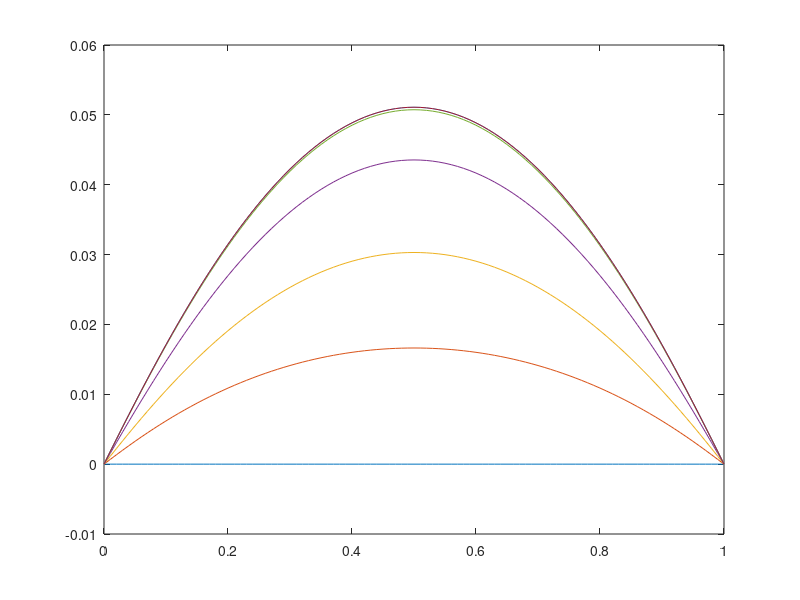

Write MATLAB code to recreate this figure.
clc;clear all;close all
%% 方程定义
beta=@(x,t)(1+(x-0.5)*(x-0.5));%定义b(x)
f=@(x,t)(x*(1-x))^(1/2);%定义源项f(x)
emppower2=-1;%定义扩散系数
a=0;b=1;L=b-a;%定义求解区域长度
%% 初边值条件之定义
%初值条件
ic=@(x)(0);
dic=@(x)(0);%初始条件的空间导数
%狄利克雷边界
dbc1=@(t)(0);
dbc2=@(t)(0);
%% 配点
elementNum=100;
X=0:L/elementNum:L;
%% 求解器参数之定义
time=2;%定义求解时间
tsp=0.01;%定义时间步长
theta=0.1;
timeNum=time/tsp;%计算时间步数
%% Solve
%% 基本系数之计算
k=tsp;h=(b-a)/elementNum;
a1=sin(h/2)*sin(h/2)/(sin(h)*sin(1.5*h));
a2=2/(1+2*cos(h));
a3=-3/(4*sin(1.5*h));
a4=3/(4*sin(1.5*h));
a5=3*(1+3*cos(h))/(16*sin(0.5*h)*sin(0.5*h)*(2*cos(0.5*h)+cos(1.5*h)));
a6=-3*cos(0.5*h)*cos(0.5*h)/(2*sin(0.5*h)*sin(0.5*h)*(1+2*cos(h)));
% 待求解变量，每一行为一个时间步的数据
C=zeros(timeNum+1,elementNum+3);
%% 初始化
A=zeros(elementNum+3);
B=zeros(elementNum+3,1);
A(1,1)=a3;A(1,3)=a4;
B(1)=dic(X(1));
for ictrl=2:elementNum+2
    A(ictrl,ictrl-1)=a1;
    A(ictrl,ictrl)=a2;
    A(ictrl,ictrl+1)=a1;
    B(ictrl)=ic(X(ictrl-1));
end
A(elementNum+3,elementNum+1)=a3;A(elementNum+3,elementNum+3)=a4;
B(elementNum+3)=dic(X(elementNum+1));
C(1,:)=(A\B)';
%% 时间步进
for jctrl=1:timeNum
    A=zeros(elementNum+3);
    A(1,1)=a1;A(1,2)=a2;A(1,3)=a1;
    B(1)=0;
    for ictrl=2:elementNum+2
        bij=beta(X(ictrl-1),jctrl*k);
        bijr=beta(X(ictrl-1),(jctrl-1)*k);
        fij=f(X(ictrl-1),jctrl*k);
        fijr=f(X(ictrl-1),(jctrl-1)*k);
        A(ictrl,ictrl-1)=bij*a1+(1-theta)*k*emppower2*a5+(1-theta)*k*bij*a1;
        A(ictrl,ictrl)=bij*a2+(1-theta)*k*emppower2*a6+(1-theta)*k*bij*a2;
        A(ictrl,ictrl+1)=bij*a1+(1-theta)*k*emppower2*a5+(1-theta)*k*bij*a1;
        B(ictrl)=C(jctrl,ictrl-1)*(bijr*a1-theta*k*emppower2*a5-theta*k*bijr*a1);
        B(ictrl)=C(jctrl,ictrl)*(bijr*a2-theta*k*emppower2*a6-theta*k*bijr*a2)+B(ictrl);
        B(ictrl)=C(jctrl,ictrl+1)*(bijr*a1-theta*k*emppower2*a5-theta*k*bijr*a1)+B(ictrl);
        B(ictrl)=(1-theta)*k*fij+theta*k*fijr+B(ictrl);
    end
    A(elementNum+3,elementNum+1)=a1;A(elementNum+3,elementNum+2)=a2;A(elementNum+3,elementNum+3)=a1;
    B(elementNum+3)=0;
    C(jctrl+1,:)=(A\B)';
end
%% 计算U矩阵
U=zeros(timeNum+1,elementNum+1);
for jctrl=1:timeNum+1
    for ictrl=1:elementNum+1
        U(jctrl,ictrl)=a1*C(jctrl,ictrl)+a2*C(jctrl,ictrl+1)+a1*C(jctrl,ictrl+2);
    end
end
%% 后处理
plot(X,U(1,:),X,U(0.05/k,:),X,U(0.1/k,:),X,U(0.2/k,:),X,U(0.5/k,:),X,U(1/k,:),X,U(2/k,:))


